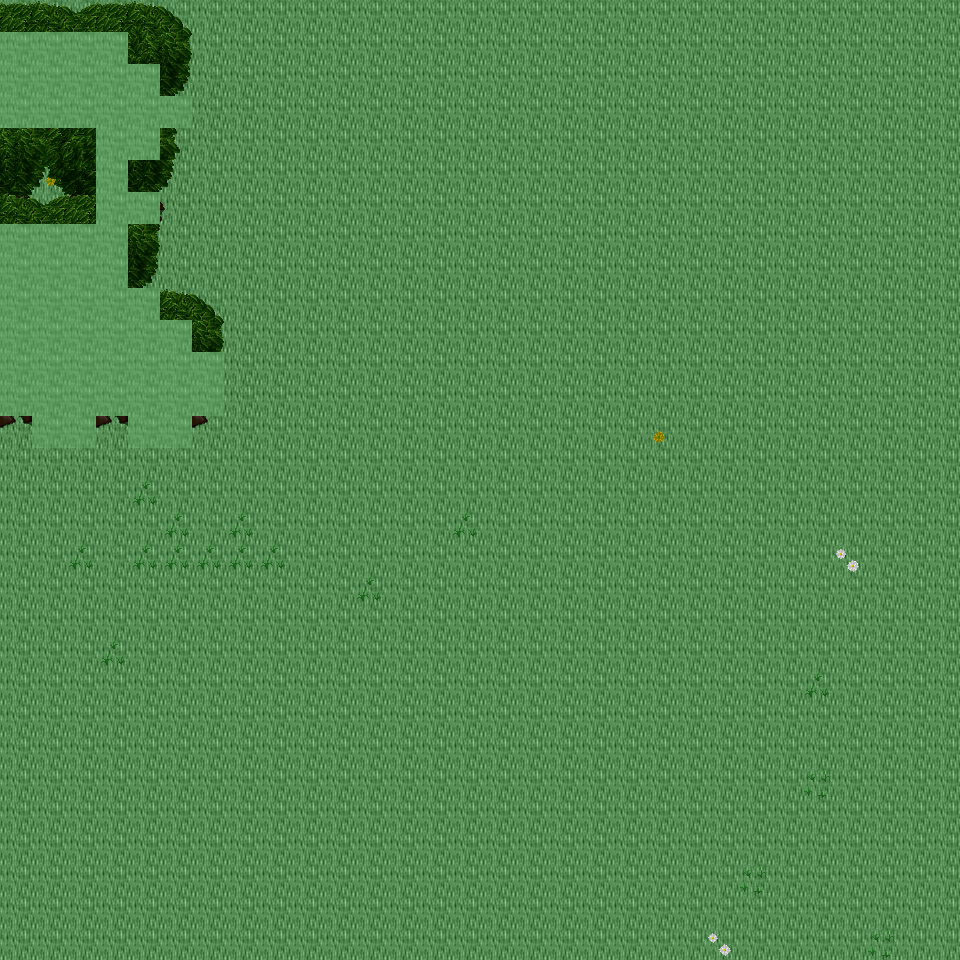

Tiled map render using the project's own tile images. Description and the map definition, with tile-layer contents summarised, below:
An orthogonal 30x30 tile map with 32x32 px tiles, 6 tile layers (Ground, Object, Object2, Above, ...), 18 tilesets and 5 objects (5x mapExit).

<map version="1.0" orientation="orthogonal" renderorder="right-down" width="30" height="30" tilewidth="32" tileheight="32" nextobjectid="6">
  <tileset firstgid="1" name="tileset_ground_ground" tilewidth="32" tileheight="32" tilecount="33" columns="3">
    <image source="../drawable/tileset_ground_ground.png" width="96" height="352" />
  </tileset>
  <tileset firstgid="34" name="tileset_plant_flower_daisy_white" tilewidth="32" tileheight="32" tilecount="8" columns="2">
    <image source="../drawable/tileset_plant_flower_daisy_white.png" width="64" height="128" />
  </tileset>
  <tileset firstgid="42" name="tileset_plant_grasses" tilewidth="32" tileheight="32" tilecount="6" columns="3">
    <image source="../drawable/tileset_plant_grasses.png" width="96" height="64" />
  </tileset>
  <tileset firstgid="48" name="tileset_plant_flower_daisy_yellow" tilewidth="32" tileheight="32" tilecount="8" columns="2">
    <image source="../drawable/tileset_plant_flower_daisy_yellow.png" width="64" height="128" />
  </tileset>
  <tileset firstgid="56" name="tileset_plant_flower_daisy_blue" tilewidth="32" tileheight="32" tilecount="8" columns="2">
    <image source="../drawable/tileset_plant_flower_daisy_blue.png" width="64" height="128" />
  </tileset>
  <tileset firstgid="64" name="tileset_plant_flower_daisy_red" tilewidth="32" tileheight="32" tilecount="8" columns="2">
    <image source="../drawable/tileset_plant_flower_daisy_red.png" width="64" height="128" />
  </tileset>
  <tileset firstgid="72" name="tileset_plant_tree_tree_darkgreen" tilewidth="32" tileheight="32" tilecount="88" columns="8">
    <image source="../drawable/tileset_plant_tree_tree_darkgreen.png" width="256" height="352" />
  </tileset>
  <tileset firstgid="160" name="tileset_logic_creature_animal" tilewidth="32" tileheight="32" tilecount="32" columns="8">
    <image source="../drawable/tileset_logic_creature_animal.png" width="256" height="128" />
  </tileset>
  <tileset firstgid="192" name="tileset_logic_creature_elf" tilewidth="32" tileheight="32" tilecount="16" columns="8">
    <image source="../drawable/tileset_logic_creature_elf.png" width="256" height="64" />
  </tileset>
  <tileset firstgid="208" name="tileset_logic_collision" tilewidth="32" tileheight="32" tilecount="1" columns="1">
    <image source="../drawable/tileset_logic_collision.png" width="32" height="32" />
  </tileset>
  <tileset firstgid="209" name="tileset_logic_creature_human_evil" tilewidth="32" tileheight="32" tilecount="16" columns="8">
    <image source="../drawable/tileset_logic_creature_human_evil.png" width="256" height="64" />
  </tileset>
  <tileset firstgid="225" name="tileset_logic_portal" tilewidth="32" tileheight="32" tilecount="24" columns="8">
    <image source="../drawable/tileset_logic_portal.png" width="256" height="96" />
  </tileset>
  <tileset firstgid="249" name="tileset_ground_green_paving" tilewidth="32" tileheight="32" tilecount="18" columns="3">
    <image source="../drawable/tileset_ground_green_paving.png" width="96" height="192" />
  </tileset>
  <tileset firstgid="267" name="tileset_ground_water_swamp_water" tilewidth="32" tileheight="32" tilecount="33" columns="3">
    <image source="../drawable/tileset_ground_water_swamp_water.png" width="96" height="352" />
  </tileset>
  <tileset firstgid="300" name="tileset_plant_grasses_swamp" tilewidth="32" tileheight="32" tilecount="42" columns="6">
    <image source="../drawable/tileset_plant_grasses_swamp.png" width="192" height="224" />
  </tileset>
  <tileset firstgid="342" name="tileset_logic_protection" tilewidth="32" tileheight="32" tilecount="2" columns="2">
    <image source="../drawable/tileset_logic_protection.png" width="64" height="32" />
  </tileset>
  <tileset firstgid="344" name="tileset_logic_creature_ogre" tilewidth="32" tileheight="32" tilecount="4" columns="4">
    <image source="../drawable/tileset_logic_creature_ogre.png" width="128" height="32" />
  </tileset>
  <tileset firstgid="348" name="tileset_logic_creature_undead_skeleton" tilewidth="32" tileheight="32" tilecount="6" columns="6">
    <image source="../drawable/tileset_logic_creature_undead_skeleton.png" width="192" height="32" />
  </tileset>
  <layer name="Ground" width="30" height="30">
    <data>[900 cells, 900 non-empty, 1 distinct tile ids]</data>
  </layer>
  <layer name="Object" width="30" height="30">
    <data>[900 cells, 55 non-empty, 22 distinct tile ids]</data>
  </layer>
  <layer name="Object2" width="30" height="30">
    <data>[900 cells, 3 non-empty, 2 distinct tile ids]</data>
  </layer>
  <layer name="Above" width="30" height="30">
    <data>[900 cells, 72 non-empty, 30 distinct tile ids]</data>
  </layer>
  <layer name="Above2" width="30" height="30">
    <data>[900 cells, 0 non-empty, 0 distinct tile ids]</data>
  </layer>
  <layer name="Walkable" width="30" height="30">
    <data>[900 cells, 57 non-empty, 1 distinct tile ids]</data>
  </layer>
  <objectgroup name="MapEvents">
    <object id="1" name="south" type="mapExit" x="0" y="928" width="960" height="32">
      <properties>
        <property name="map" value="level_0_x188_y60" />
        <property name="x" value="0" />
        <property name="y" value="1" />
      </properties>
    </object>
    <object id="2" name="west" type="mapExit" x="0" y="0" width="32" height="32">
      <properties>
        <property name="map" value="level_0_x187_y59" />
        <property name="x" value="28" />
        <property name="y" value="0" />
      </properties>
    </object>
    <object id="3" name="west2" type="mapExit" x="0" y="128" width="32" height="96">
      <properties>
        <property name="map" value="level_0_x187_y59" />
        <property name="x" value="28" />
        <property name="y" value="4" />
      </properties>
    </object>
    <object id="4" name="west3" type="mapExit" x="0" y="416" width="32" height="544">
      <properties>
        <property name="map" value="level_0_x187_y59" />
        <property name="x" value="28" />
        <property name="y" value="13" />
      </properties>
    </object>
    <object id="5" name="east" type="mapExit" x="928" y="0" width="32" height="960">
      <properties>
        <property name="map" value="level_0_x189_y59" />
        <property name="x" value="1" />
        <property name="y" value="0" />
      </properties>
    </object>
  </objectgroup>
</map>
